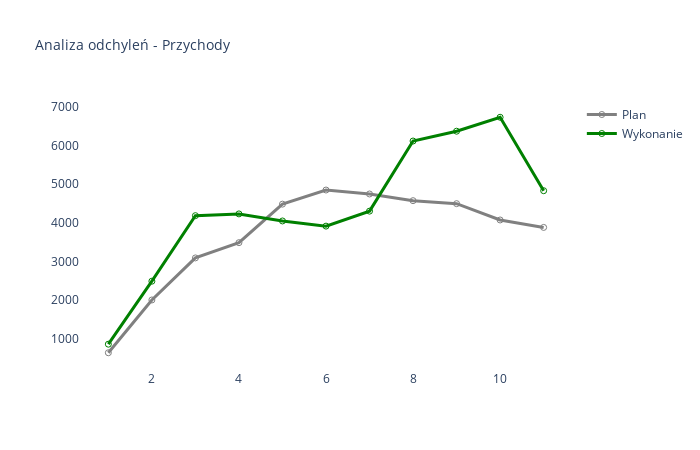

This figure's notebook cell:
### Code cell
# Wykres

t_temp=t_konta_mis[(t_konta_mis['P0'].str.startswith('A. Przychody')==True)]
t_wykres=t_temp.groupby(['M'],as_index=False)[['P_2022','W_2022']].sum()
t_wykres=t_wykres[t_wykres['M']<=msc]
#t_wykres['P_Ile']=t_wykres['P_Ile'].cumsum()
#t_wykres['W_Ile']=t_wykres['W_Ile'].cumsum()

fig=make_subplots(rows=1,cols=1)
fig.add_trace(go.Scatter(x=t_wykres['M'], y=t_wykres['P_2022'],  marker_symbol='circle-open',name="Plan",line= {"color": "gray", "width": 3}),row=1,col=1)
fig.add_trace(go.Scatter(x=t_wykres['M'], y=t_wykres['W_2022'],  marker_symbol='circle-open',name="Wykonanie",line= {"color": "green", "width": 3}),row=1,col=1)
fig.update_layout(title_text='Analiza odchyleń - Przychody')
fig.update_layout(plot_bgcolor='#FFFFFF',font_size=12,title_font_size=14,width=700, height=450)
fig.write_image(IMAGES / '2_Przychody.png')
fig.show()

### Figure 1 — Plotly figure (JSON) as saved in the notebook; plotly's stock layout.template omitted (floating-point values rounded to 4 significant figures)
{"data": [{"line": {"color": "gray", "width": 3}, "marker": {"symbol": "circle-open"}, "name": "Plan", "type": "scatter", "x": [1, 2, 3, 4, 5, 6, 7, 8, 9, 10, 11], "xaxis": "x", "y": [643.7, 2007.0, 3093.0, 3487.0, 4482.0, 4847.0, 4745.0, 4572.0, 4495.0, 4073.0, 3881.0], "yaxis": "y"}, {"line": {"color": "green", "width": 3}, "marker": {"symbol": "circle-open"}, "name": "Wykonanie", "type": "scatter", "x": [1, 2, 3, 4, 5, 6, 7, 8, 9, 10, 11], "xaxis": "x", "y": [865.0, 2492.0, 4184.0, 4230.0, 4048.0, 3915.0, 4301.0, 6113.0, 6366.0, 6727.0, 4829.0], "yaxis": "y"}], "layout": {"font": {"size": 12}, "height": 450, "plot_bgcolor": "#FFFFFF", "title": {"font": {"size": 14}, "text": "Analiza odchyleń - Przychody"}, "width": 700, "xaxis": {"anchor": "y", "domain": [0, 1]}, "yaxis": {"anchor": "x", "domain": [0, 1]}}}
